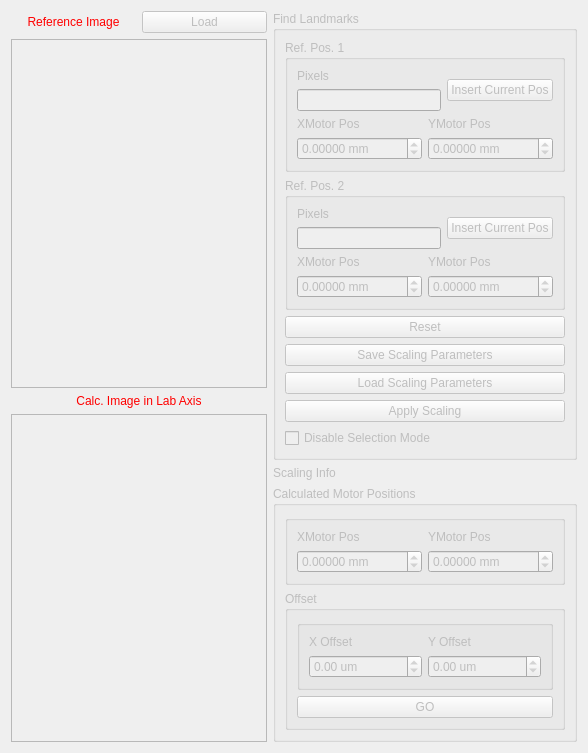
      <widget class="QWidget" name="image_registration_tab">
       <property name="enabled">
        <bool>false</bool>
       </property>
       <attribute name="title">
        <string>Image Correlation Tool</string>
       </attribute>
       <layout class="QGridLayout" name="gridLayout_25">
        <item row="0" column="0">
         <layout class="QHBoxLayout" name="horizontalLayout_3">
          <item>
           <widget class="QLabel" name="label_19">
            <property name="sizePolicy">
             <sizepolicy hsizetype="Preferred" vsizetype="Fixed">
              <horstretch>0</horstretch>
              <verstretch>0</verstretch>
             </sizepolicy>
            </property>
            <property name="styleSheet">
             <string notr="true">color: rgb(255, 0, 0);
font: 12pt &quot;MS Shell Dlg 2&quot;;</string>
            </property>
            <property name="text">
             <string>Reference Image</string>
            </property>
            <property name="alignment">
             <set>Qt::AlignCenter</set>
            </property>
           </widget>
          </item>
          <item>
           <widget class="QPushButton" name="pb_RefImageLoad">
            <property name="text">
             <string>Load</string>
            </property>
           </widget>
          </item>
         </layout>
        </item>
        <item row="0" column="1" rowspan="3">
         <layout class="QVBoxLayout" name="verticalLayout_22">
          <item>
           <widget class="QGroupBox" name="groupBox_8">
            <property name="sizePolicy">
             <sizepolicy hsizetype="Fixed" vsizetype="Preferred">
              <horstretch>0</horstretch>
              <verstretch>0</verstretch>
             </sizepolicy>
            </property>
            <property name="title">
             <string>Find Landmarks</string>
            </property>
            <layout class="QGridLayout" name="gridLayout_26">
             <item row="1" column="0">
              <widget class="QGroupBox" name="groupBox_11">
               <property name="title">
                <string>Ref. Pos. 1</string>
               </property>
               <layout class="QGridLayout" name="gridLayout_27">
                <item row="0" column="0">
                 <layout class="QGridLayout" name="gridLayout_28">
                  <item row="0" column="0">
                   <layout class="QVBoxLayout" name="verticalLayout_12">
                    <item>
                     <widget class="QLabel" name="label_22">
                      <property name="text">
                       <string>Pixels</string>
                      </property>
                     </widget>
                    </item>
                    <item>
                     <widget class="QLineEdit" name="le_ref1_pxls"/>
                    </item>
                   </layout>
                  </item>
                  <item row="1" column="0" colspan="2">
                   <layout class="QGridLayout" name="gridLayout_29">
                    <item row="0" column="0">
                     <layout class="QVBoxLayout" name="verticalLayout_13">
                      <item>
                       <widget class="QLabel" name="label_30">
                        <property name="text">
                         <string>XMotor Pos</string>
                        </property>
                       </widget>
                      </item>
                      <item>
                       <widget class="QDoubleSpinBox" name="dsb_ref1_x">
                        <property name="suffix">
                         <string> mm</string>
                        </property>
                        <property name="decimals">
                         <number>5</number>
                        </property>
                        <property name="minimum">
                         <double>-10000.000000000000000</double>
                        </property>
                        <property name="maximum">
                         <double>10000.000000000000000</double>
                        </property>
                       </widget>
                      </item>
                     </layout>
                    </item>
                    <item row="0" column="1">
                     <layout class="QVBoxLayout" name="verticalLayout_14">
                      <item>
                       <widget class="QLabel" name="label_31">
                        <property name="text">
                         <string>YMotor Pos</string>
                        </property>
                       </widget>
                      </item>
                      <item>
                       <widget class="QDoubleSpinBox" name="dsb_ref1_y">
                        <property name="suffix">
                         <string> mm</string>
                        </property>
                        <property name="decimals">
                         <number>5</number>
                        </property>
                        <property name="minimum">
                         <double>-10000.000000000000000</double>
                        </property>
                        <property name="maximum">
                         <double>10000.000000000000000</double>
                        </property>
                       </widget>
                      </item>
                     </layout>
                    </item>
                   </layout>
                  </item>
                  <item row="0" column="1">
                   <widget class="QPushButton" name="pb_grabXY_1">
                    <property name="sizePolicy">
                     <sizepolicy hsizetype="Minimum" vsizetype="Fixed">
                      <horstretch>0</horstretch>
                      <verstretch>0</verstretch>
                     </sizepolicy>
                    </property>
                    <property name="styleSheet">
                     <string notr="true"/>
                    </property>
                    <property name="text">
                     <string>Insert Current Pos</string>
                    </property>
                   </widget>
                  </item>
                 </layout>
                </item>
               </layout>
              </widget>
             </item>
             <item row="2" column="0">
              <widget class="QGroupBox" name="groupBox_12">
               <property name="title">
                <string>Ref. Pos. 2</string>
               </property>
               <layout class="QGridLayout" name="gridLayout_30">
                <item row="0" column="0">
                 <layout class="QGridLayout" name="gridLayout_31">
                  <item row="0" column="0">
                   <layout class="QVBoxLayout" name="verticalLayout_15">
                    <item>
                     <widget class="QLabel" name="label_33">
                      <property name="text">
                       <string>Pixels</string>
                      </property>
                     </widget>
                    </item>
                    <item>
                     <widget class="QLineEdit" name="le_ref2_pxls"/>
                    </item>
                   </layout>
                  </item>
                  <item row="1" column="0" colspan="2">
                   <layout class="QGridLayout" name="gridLayout_32">
                    <item row="0" column="0">
                     <layout class="QVBoxLayout" name="verticalLayout_16">
                      <item>
                       <widget class="QLabel" name="label_34">
                        <property name="text">
                         <string>XMotor Pos</string>
                        </property>
                       </widget>
                      </item>
                      <item>
                       <widget class="QDoubleSpinBox" name="dsb_ref2_x">
                        <property name="suffix">
                         <string> mm</string>
                        </property>
                        <property name="decimals">
                         <number>5</number>
                        </property>
                        <property name="minimum">
                         <double>-10000.000000000000000</double>
                        </property>
                        <property name="maximum">
                         <double>10000.000000000000000</double>
                        </property>
                       </widget>
                      </item>
                     </layout>
                    </item>
                    <item row="0" column="1">
                     <layout class="QVBoxLayout" name="verticalLayout_17">
                      <item>
                       <widget class="QLabel" name="label_35">
                        <property name="text">
                         <string>YMotor Pos</string>
                        </property>
                       </widget>
                      </item>
                      <item>
                       <widget class="QDoubleSpinBox" name="dsb_ref2_y">
                        <property name="suffix">
                         <string> mm</string>
                        </property>
                        <property name="decimals">
                         <number>5</number>
                        </property>
                        <property name="minimum">
                         <double>-10000.000000000000000</double>
                        </property>
                        <property name="maximum">
                         <double>10000.000000000000000</double>
                        </property>
                        <property name="value">
                         <double>0.000000000000000</double>
                        </property>
                       </widget>
                      </item>
                     </layout>
                    </item>
                   </layout>
                  </item>
                  <item row="0" column="1">
                   <widget class="QPushButton" name="pb_grabXY_2">
                    <property name="styleSheet">
                     <string notr="true"/>
                    </property>
                    <property name="text">
                     <string>Insert Current Pos</string>
                    </property>
                   </widget>
                  </item>
                 </layout>
                </item>
               </layout>
              </widget>
             </item>
             <item row="4" column="0">
              <widget class="QPushButton" name="pb_export_param">
               <property name="text">
                <string>Save Scaling Parameters</string>
               </property>
              </widget>
             </item>
             <item row="5" column="0">
              <widget class="QPushButton" name="pb_import_param">
               <property name="text">
                <string>Load Scaling Parameters</string>
               </property>
              </widget>
             </item>
             <item row="6" column="0">
              <widget class="QPushButton" name="pb_apply_calculation">
               <property name="styleSheet">
                <string notr="true"/>
               </property>
               <property name="text">
                <string>Apply Scaling</string>
               </property>
              </widget>
             </item>
             <item row="3" column="0">
              <widget class="QPushButton" name="pb_reset">
               <property name="text">
                <string>Reset</string>
               </property>
              </widget>
             </item>
             <item row="7" column="0">
              <widget class="QCheckBox" name="checkBox_3">
               <property name="text">
                <string>Disable Selection Mode</string>
               </property>
              </widget>
             </item>
            </layout>
           </widget>
          </item>
          <item>
           <widget class="QLabel" name="label_scale_info">
            <property name="sizePolicy">
             <sizepolicy hsizetype="Fixed" vsizetype="Preferred">
              <horstretch>0</horstretch>
              <verstretch>0</verstretch>
             </sizepolicy>
            </property>
            <property name="text">
             <string>Scaling Info</string>
            </property>
            <property name="alignment">
             <set>Qt::AlignCenter</set>
            </property>
           </widget>
          </item>
          <item>
           <widget class="QGroupBox" name="groupBox_13">
            <property name="sizePolicy">
             <sizepolicy hsizetype="Fixed" vsizetype="Preferred">
              <horstretch>0</horstretch>
              <verstretch>0</verstretch>
             </sizepolicy>
            </property>
            <property name="title">
             <string>Calculated Motor Positions</string>
            </property>
            <layout class="QGridLayout" name="gridLayout_33">
             <item row="0" column="0">
              <widget class="QGroupBox" name="groupBox_14">
               <property name="title">
                <string/>
               </property>
               <layout class="QGridLayout" name="gridLayout_34">
                <item row="0" column="0">
                 <layout class="QVBoxLayout" name="verticalLayout_18">
                  <item>
                   <widget class="QLabel" name="label_36">
                    <property name="text">
                     <string>XMotor Pos</string>
                    </property>
                   </widget>
                  </item>
                  <item>
                   <widget class="QDoubleSpinBox" name="dsb_calc_x">
                    <property name="suffix">
                     <string> mm</string>
                    </property>
                    <property name="decimals">
                     <number>5</number>
                    </property>
                    <property name="minimum">
                     <double>-10000.000000000000000</double>
                    </property>
                    <property name="maximum">
                     <double>10000.000000000000000</double>
                    </property>
                   </widget>
                  </item>
                 </layout>
                </item>
                <item row="0" column="1">
                 <layout class="QVBoxLayout" name="verticalLayout_19">
                  <item>
                   <widget class="QLabel" name="label_37">
                    <property name="text">
                     <string>YMotor Pos</string>
                    </property>
                   </widget>
                  </item>
                  <item>
                   <widget class="QDoubleSpinBox" name="dsb_calc_y">
                    <property name="suffix">
                     <string> mm</string>
                    </property>
                    <property name="decimals">
                     <number>5</number>
                    </property>
                    <property name="minimum">
                     <double>-10000.000000000000000</double>
                    </property>
                    <property name="maximum">
                     <double>10000.000000000000000</double>
                    </property>
                    <property name="value">
                     <double>0.000000000000000</double>
                    </property>
                   </widget>
                  </item>
                 </layout>
                </item>
               </layout>
              </widget>
             </item>
             <item row="1" column="0">
              <widget class="QGroupBox" name="groupBox_15">
               <property name="title">
                <string>Offset</string>
               </property>
               <layout class="QGridLayout" name="gridLayout_35">
                <item row="0" column="0">
                 <widget class="QGroupBox" name="groupBox_16">
                  <property name="title">
                   <string/>
                  </property>
                  <layout class="QGridLayout" name="gridLayout_36">
                   <item row="0" column="0">
                    <layout class="QVBoxLayout" name="verticalLayout_20">
                     <item>
                      <widget class="QLabel" name="label_38">
                       <property name="text">
                        <string>X Offset</string>
                       </property>
                      </widget>
                     </item>
                     <item>
                      <widget class="QDoubleSpinBox" name="dsb_x_off">
                       <property name="suffix">
                        <string> um</string>
                       </property>
                       <property name="decimals">
                        <number>2</number>
                       </property>
                       <property name="minimum">
                        <double>-100.000000000000000</double>
                       </property>
                       <property name="maximum">
                        <double>100.000000000000000</double>
                       </property>
                      </widget>
                     </item>
                    </layout>
                   </item>
                   <item row="0" column="1">
                    <layout class="QVBoxLayout" name="verticalLayout_21">
                     <item>
                      <widget class="QLabel" name="label_39">
                       <property name="text">
                        <string>Y Offset</string>
                       </property>
                      </widget>
                     </item>
                     <item>
                      <widget class="QDoubleSpinBox" name="dsb_y_off">
                       <property name="suffix">
                        <string> um</string>
                       </property>
                       <property name="decimals">
                        <number>2</number>
                       </property>
                       <property name="minimum">
                        <double>-100.000000000000000</double>
                       </property>
                       <property name="value">
                        <double>0.000000000000000</double>
                       </property>
                      </widget>
                     </item>
                    </layout>
                   </item>
                  </layout>
                 </widget>
                </item>
                <item row="1" column="0">
                 <widget class="QPushButton" name="pb_gotoTargetPos">
                  <property name="styleSheet">
                   <string notr="true"/>
                  </property>
                  <property name="text">
                   <string>GO</string>
                  </property>
                 </widget>
                </item>
               </layout>
              </widget>
             </item>
            </layout>
           </widget>
          </item>
         </layout>
        </item>
        <item row="1" column="0">
         <widget class="GraphicsLayoutWidget" name="ref_view">
          <property name="sizePolicy">
           <sizepolicy hsizetype="Preferred" vsizetype="MinimumExpanding">
            <horstretch>0</horstretch>
            <verstretch>0</verstretch>
           </sizepolicy>
          </property>
         </widget>
        </item>
        <item row="2" column="0">
         <layout class="QVBoxLayout" name="verticalLayout_11">
          <item>
           <widget class="QLabel" name="label_20">
            <property name="sizePolicy">
             <sizepolicy hsizetype="Preferred" vsizetype="Fixed">
              <horstretch>0</horstretch>
              <verstretch>0</verstretch>
             </sizepolicy>
            </property>
            <property name="styleSheet">
             <string notr="true">font: 12pt &quot;MS Shell Dlg 2&quot;;
color: rgb(255, 0, 0);</string>
            </property>
            <property name="text">
             <string>Calc. Image in Lab Axis</string>
            </property>
            <property name="alignment">
             <set>Qt::AlignCenter</set>
            </property>
           </widget>
          </item>
          <item>
           <widget class="GraphicsLayoutWidget" name="labaxis_view">
            <property name="sizePolicy">
             <sizepolicy hsizetype="Expanding" vsizetype="MinimumExpanding">
              <horstretch>0</horstretch>
              <verstretch>0</verstretch>
             </sizepolicy>
            </property>
           </widget>
          </item>
         </layout>
        </item>
       </layout>
      </widget>
